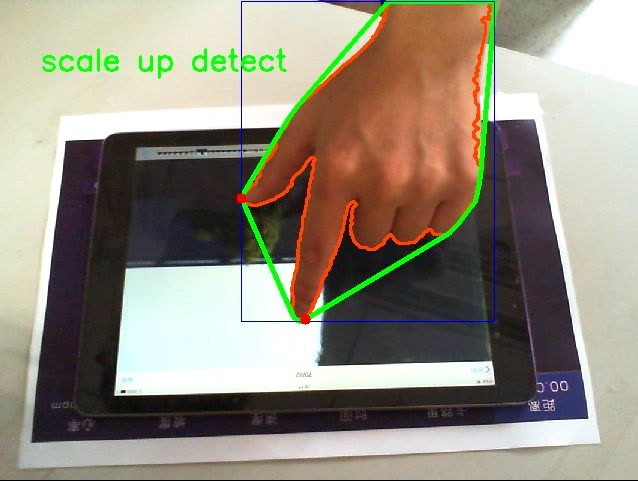
//> input picture img/1.jpg, 638 x 481 px, given in place of the camera
$ ./hand_detect   (built with g++ and OpenCV 4)
//> lines starting //> are read from the running program, lines starting //| are printed output that depends on the picture; after the words box and inside, x2 and y2 are one past the last pixel; in counts of white or black regions, pixels touching at a corner belong together
#include <iostream>
#include <opencv2/core/core.hpp>
#include <opencv2/highgui/highgui.hpp>
#include <opencv2/imgproc/imgproc.hpp>
#include "opencv2/opencv.hpp"
#include <string>
#include <vector>


using namespace cv;
using namespace std;

//放大的时候开始要慢慢的，单击的时候尽量按久些，双击的时候尽量按快些

//全局变量
cv::Rect tar_box(-1,-1,-1,-1);//标志为空的Rect


//1号摄像头里的按钮个数及各按钮所在区域的坐标
int BUTTON_NUMBER=3;

//cv::Rect rightview_click_area[12]={cv::Rect(158,317,38,23),cv::Rect(275,323,40,23),cv::Rect(270,346,46,22),cv::Rect(268,368,46,25),cv::Rect(235,323,40,23)
//        ,cv::Rect(229,346,41,22),cv::Rect(224,368,42,25),cv::Rect(196,320,39,22),cv::Rect(187,343,41,22),
//                                   cv::Rect(180,365,43,25),cv::Rect(142,340,44,23),cv::Rect(133,363,46,25)};


//cv::Rect rightview_click_area[1]={cv::Rect(126,252,97,61)};
cv::Rect rightview_click_area[3]={cv::Rect(464,213,41,31), cv::Rect(390,288,51,34), cv::Rect(375,171,45,36)};

//1号摄像头里的全屏幕坐标区域
Rect screen1_area = cv::Rect(37,52,568,406);


//0号摄像头里的滑动坐标区域
Rect centerview_scale_area = cv::Rect(114,141,387,242);


//右指的指尖坐标序列
vector<cv::Point> rightview_finger_series;

//缩放判断所需全局变量
int no_scale_count=0;
vector<int> scale_dis;
bool judge_scale=false;
int judge_scale_later = 0;
int scale_dis_most = 0,scale_dis_least = 10000;
bool judge_scale_up = false,judge_scale_down = false;

//根据0摄像头判断是否是单指
bool single_finger = true;

//显示结果用
int show_result = 0,show_resultc = 0 ,show_resultd=0;


//单双击指尖在不在按钮坐标区域内
// [421 lines left out: functions is_tip_in_box, get_sto_tim, get_but_pos, diff_click, is_tar_box_null, JudgeScale, not called in this run]


//计算最大轮廓
int max_contour(vector<vector<cv::Point> > contours)
{
    int largestContour = 0;
    for (int i = 1; i < contours.size(); i++)
    {
        if (cv::contourArea(contours[i]) > cv::contourArea(contours[largestContour]))
            largestContour = i;
    }
    return largestContour;
}


//求指头与指头间的夹角
// [36 lines left out: function innerAngle, not called in this run]


//主函数
int main()
{
    cv::VideoCapture cap(0);
    cv::VideoCapture cap1(1);

    //写入视频用
    Size size = Size(cap.get(CV_CAP_PROP_FRAME_WIDTH), cap.get(CV_CAP_PROP_FRAME_HEIGHT));
    VideoWriter writer;
    writer.open("/home/jxhu/ClionProjects/hand_gesture_detect/out.avi", CV_FOURCC('M', 'J', 'P', 'G'), 20, size, true);


    const char* windowName = "Front Video Detect";
    const char* windowName1 = "Right Video Detect";
    cv::namedWindow(windowName);
    cv::namedWindow(windowName1);
//    cv::setMouseCallback(windowName, CallbackFunc, NULL);
//    cv::setMouseCallback(windowName1, CallbackFunc1, NULL);

    int minH = 0, maxH = 20, minS = 100, maxS = 190, minV = 60, maxV = 230;
    int minH1 = 0, maxH1 = 20, minS1 = 60, maxS1 = 190, minV1 = 60, maxV1 = 240;
    cv::Mat frame;
    int counts = 0;
    cv::Mat frame1;
    int counts1 = 0;

    int inAngleMin = 200, inAngleMax = 300, angleMin = 180, angleMax = 359, lengthMin = 10, lengthMax = 80;
    cv::createTrackbar("Min H", windowName, &minH, 180);
//> slider 'Min H' is set to 36
    cv::createTrackbar("Max H", windowName, &maxH, 180);
    cv::createTrackbar("Min S", windowName, &minS, 255);
    cv::createTrackbar("Max S", windowName, &maxS, 255);
    cv::createTrackbar("Min V", windowName, &minV, 255);
    cv::createTrackbar("Max V", windowName, &maxV, 255);

    cv::createTrackbar("Min H", windowName1, &minH1, 180);
//> slider 'Min H' is set to 36
    cv::createTrackbar("Max H", windowName1, &maxH1, 180);
    cv::createTrackbar("Min S", windowName1, &minS1, 255);
    cv::createTrackbar("Max S", windowName1, &maxS1, 255);
    cv::createTrackbar("Min V", windowName1, &minV1, 255);
    cv::createTrackbar("Max V", windowName1, &maxV1, 255);


    bool is_draft = false;

    bool capture = false;//等于true的时候开始检测，也即按c键

    while (1)
    {

        cap >> frame;
//> frame is the input picture: 481 rows x 638 cols, CV_8UC3; mean B, G, R 127.3, 141.6, 148.2
        cap1 >> frame1;
        cv::Mat hsv;
        cv::Mat hsv1;

        cv::Mat frame_ ;
        cv::Mat frame1_ ;
        frame.copyTo(frame_);
        frame1.copyTo(frame1_);

        single_finger=true;
        is_draft = false;

        int interrupt = cv::waitKey(10);
//> the key 'c' is pressed
        //按q键，退出程序
        if (interrupt == 'q') {
            break;
        }//按c键，开始检测
        else if (interrupt == 'c') {
            capture = true;
        }

        if (capture) {

            cv::cvtColor(frame, hsv, CV_BGR2HSV);
//> hsv: 481 rows x 638 cols, CV_8UC3; mean H, S, V 54.7, 61.7, 156.2
            cv::cvtColor(frame1, hsv1, CV_BGR2HSV);
            cv::inRange(hsv, cv::Scalar(minH, minS, minV), cv::Scalar(maxH, maxS, maxV), hsv);
//> hsv: 481 rows x 638 cols, CV_8UC1; every value is 0
            cv::inRange(hsv1, cv::Scalar(minH1, minS1, minV1), cv::Scalar(maxH1, maxS1, maxV1), hsv1);


            // [6 lines of commented-out code are left out]

            Mat blur;
            cv::GaussianBlur(hsv, blur, Size(0, 0), 3);
            cv::addWeighted(hsv, 1.5, blur, -0.5, 0, hsv);
            cv::morphologyEx(hsv, hsv, cv::MORPH_OPEN, cv::getStructuringElement(cv::MORPH_ELLIPSE, Size(3, 3)));
            cv::morphologyEx(hsv, hsv, cv::MORPH_CLOSE, cv::getStructuringElement(cv::MORPH_ELLIPSE, Size(3, 3)));


            Mat blur1;
            cv::GaussianBlur(hsv1, blur1, Size(0, 0), 3);
            cv::addWeighted(hsv1, 1.5, blur1, -0.5, 0, hsv1);
            cv::morphologyEx(hsv1, hsv1, cv::MORPH_OPEN, cv::getStructuringElement(cv::MORPH_ELLIPSE, Size(3, 3)));
            cv::morphologyEx(hsv1, hsv1, cv::MORPH_CLOSE, cv::getStructuringElement(cv::MORPH_ELLIPSE, Size(3, 3)));

//*********************************要删掉的，只是显示用
            // cv::imshow("hsv", hsv);
            // cv::imshow("hsv1", hsv1);


            // 查找hsv中的轮廓
            std::vector<std::vector<cv::Point> > contours;
            std::vector<cv::Vec4i> hierarchy;
            cv::findContours(hsv, contours, hierarchy, CV_RETR_EXTERNAL, CV_CHAIN_APPROX_SIMPLE, cv::Point(0, 0));
//> contours = 0 contours

            std::vector<std::vector<cv::Point> > contours1;
            std::vector<cv::Vec4i> hierarchy1;
            cv::findContours(hsv1, contours1, hierarchy1, CV_RETR_EXTERNAL, CV_CHAIN_APPROX_SIMPLE, cv::Point(0, 0));
//> contours1 = 0 contours


            int largestContour = max_contour(contours);
//> after the loop in max_contour, `for (int i = 1; i < contours.size(); i++)`: largestContour = 0
//> largestContour = 0

            for (int i=0;i<BUTTON_NUMBER;i++)
            {
                cv::rectangle(frame1, rightview_click_area[i], cv::Scalar(255, 0, 0));
            }
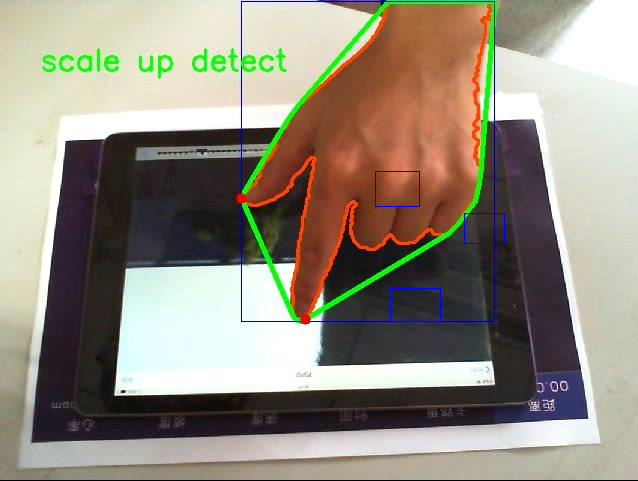
//> frame1: 481 rows x 638 cols, CV_8UC3; 0.15% of pixels changed, all inside (x1, y1, x2, y2) = (375, 171, 505, 322)
//> the 'q' key is pressed


            if (contours.size()>0 && cv::contourArea(contours[largestContour]) > 10) {
                cv::drawContours(frame, contours, largestContour, cv::Scalar(0, 69, 255), 2);

                // Convex hull
                if (!contours.empty()) {
                    std::vector<std::vector<cv::Point> > hull(1);
                    cv::convexHull(cv::Mat(contours[largestContour]), hull[0], false);
                    cv::drawContours(frame, hull, 0, cv::Scalar(0, 255, 0), 3);
                    if (hull[0].size() > 2) {
                        std::vector<int> hullIndexes;
                        cv::convexHull(cv::Mat(contours[largestContour]), hullIndexes, true);
                        std::vector<cv::Vec4i> convexityDefects;
                        cv::convexityDefects(cv::Mat(contours[largestContour]), hullIndexes, convexityDefects);
                        cv::Rect boundingBox = cv::boundingRect(hull[0]);
                        cv::rectangle(frame, boundingBox, cv::Scalar(255, 0, 0));
                        cv::Point center = cv::Point(boundingBox.x + boundingBox.width / 2,
                                                     boundingBox.y + boundingBox.height / 2);
                        std::vector<cv::Point> validPoints;
                        for (size_t i = 0; i < convexityDefects.size(); i++) {
                            cv::Point p1 = contours[largestContour][convexityDefects[i][0]];
                            cv::Point p2 = contours[largestContour][convexityDefects[i][1]];
                            cv::Point p3 = contours[largestContour][convexityDefects[i][2]];
                            double angle = std::atan2(center.y - p1.y, center.x - p1.x) * 180 / CV_PI;
                            double inAngle = innerAngle(p1.x, p1.y, p2.x, p2.y, p3.x, p3.y);
                            double lengthss = std::sqrt(std::pow(p1.x - p3.x, 2) + std::pow(p1.y - p3.y, 2));
                            if (inAngle > inAngleMin - 180 && inAngle < inAngleMax - 180 &&
                                lengthss < lengthMax / 100.0 * boundingBox.height && lengthss > 15 &&
                                p1.x != boundingBox.x + boundingBox.width
                                && p1.y - boundingBox.y > 0.2 * boundingBox.height) {
                                validPoints.push_back(p1);
                            }
                        }

                        for (size_t i = 0; i < validPoints.size(); i++)
                            cv::circle(frame, validPoints[i], 5, cv::Scalar(0, 0, 255), -1);

                        if (validPoints.size()>1)
                            single_finger=false;


                        if (validPoints.size() >= 2 && centerview_scale_area.x <= validPoints[0].x &&
                            validPoints[0].x <= centerview_scale_area.x + centerview_scale_area.width &&
                            centerview_scale_area.x <= validPoints[1].x &&
                            validPoints[1].x <= centerview_scale_area.x + centerview_scale_area.width &&
                            centerview_scale_area.y <= validPoints[0].y &&
                            validPoints[0].y <= centerview_scale_area.y + centerview_scale_area.height &&
                            centerview_scale_area.y <= validPoints[1].y &&
                            validPoints[1].y <= centerview_scale_area.y + centerview_scale_area.height &&
                            validPoints[0].x==boundingBox.x)
                        {
                            //判断双指缩放
                            JudgeScale(validPoints[0], validPoints[1]);
                        }

                    }
                }

                int largestContour1 = max_contour(contours1);


                //1号摄像头识别
                if (!contours1.empty() && cv::contourArea(contours1[largestContour1]) > 10) {

                    cv::drawContours(frame1, contours1, largestContour1, cv::Scalar(0, 69, 255), 2);

                    std::vector<std::vector<cv::Point> > hull1(1);
                    cv::convexHull(cv::Mat(contours1[largestContour1]), hull1[0], false);
                    cv::drawContours(frame1, hull1, 0, cv::Scalar(0, 255, 0), 3);
                    if (hull1[0].size() > 2) {
                        std::vector<int> hullIndexes1;
                        cv::convexHull(cv::Mat(contours1[largestContour1]), hullIndexes1, true);
                        std::vector<cv::Vec4i> convexityDefects1;
                        cv::convexityDefects(cv::Mat(contours1[largestContour1]), hullIndexes1, convexityDefects1);
                        cv::Rect boundingBox1 = cv::boundingRect(hull1[0]);
                        cv::rectangle(frame1, boundingBox1, cv::Scalar(255, 0, 0));
                        cv::Point center1 = cv::Point(boundingBox1.x + boundingBox1.width / 2,
                                                      boundingBox1.y + boundingBox1.height / 2);

                        //保存单双击用的指头的1号屏幕坐标
                        cv::Point rightview_finger = cv::Point(0, 0);

                        for (size_t i = 0; i < convexityDefects1.size(); i++) {
                            cv::Point p1 = contours1[largestContour1][convexityDefects1[i][0]];
                            cv::Point p2 = contours1[largestContour1][convexityDefects1[i][1]];
                            cv::Point p3 = contours1[largestContour1][convexityDefects1[i][2]];
                            double angle = std::atan2(center1.y - p1.y, center1.x - p1.x) * 180 / CV_PI;
                            double inAngle = innerAngle(p1.x, p1.y, p2.x, p2.y, p3.x, p3.y);
                            double lengths = std::sqrt(std::pow(p1.x - p3.x, 2) + std::pow(p1.y - p3.y, 2));

                            if (p1.y > rightview_finger.y) {
                                rightview_finger.x = (int) p1.x;
                                rightview_finger.y = (int) p1.y;
                            }

                        }


                        //如果单双击用的指头的1号屏幕坐标 在 1号屏幕坐标内 显示指尖并检测单双击手势
                        if (screen1_area.x < rightview_finger.x &&
                            rightview_finger.x < screen1_area.x + screen1_area.width &&
                            screen1_area.y < rightview_finger.y &&
                            rightview_finger.y < screen1_area.y + screen1_area.height)
                        {

                            cv::circle(frame1, rightview_finger, 5, cv::Scalar(0, 0, 255), -1);

                            rightview_finger_series.push_back( cv::Point(rightview_finger.x, rightview_finger.y) );
// [79 lines of commented-out code are left out]


                            if (single_finger)
                            {
                                // [42 lines of commented-out code are left out]
                                if(is_tar_box_null(tar_box))
                                {

                                    tar_box = get_but_pos(rightview_finger_series, rightview_click_area);

                                    if (!is_tar_box_null(tar_box))
                                    {

                                        if (rightview_finger_series.size() > 6)
                                        {
                                            auto it = rightview_finger_series.begin();

                                            while (it!=rightview_finger_series.end()-5)
                                            {
                                                it=rightview_finger_series.erase(it);
                                            }

                                        }
                                    }
                                }

                                if ((rightview_finger_series.size()>=15)&&(!is_tar_box_null(tar_box)))
                                {
                                    int click_result=diff_click(rightview_finger_series);

                                    if(click_result==0)
                                    {
                                        std::cout<<"single click"<<endl;
                                        show_resultc = 1;


                                        tar_box =cv::Rect(-1,-1,-1,-1);
                                        rightview_finger_series.clear();
                                    }
                                    if (click_result == 1)
                                    {
                                        std::cout<<"double click"<<endl;
                                        show_resultc=-1;
                                        rightview_finger_series.clear();
                                        tar_box =cv::Rect(-1,-1,-1,-1);
                                    }

                                    if (click_result==-1 && rightview_finger_series.size()>30)
                                    {
                                        rightview_finger_series.clear();
                                        tar_box =cv::Rect(-1,-1,-1,-1);
                                    }

                                }

                            }
                            else
                            {
                                rightview_finger_series.clear();
                                tar_box =cv::Rect(-1,-1,-1,-1);
                            }

                        }

                        else
                        {
                            rightview_finger_series.clear();
                            tar_box =cv::Rect(-1,-1,-1,-1);
                        }
                    }
                }

            }

            // 显示是否是拖拽
            if(show_resultd>0)
            {
                cv::putText(frame, "draft detect", cv::Point(40, 70), cv::FONT_HERSHEY_SIMPLEX, 1,
                            cv::Scalar(0, 255, 0), 2);
                cv::putText(frame1, "draft detect", cv::Point(40, 70), cv::FONT_HERSHEY_SIMPLEX, 1,
                            cv::Scalar(0, 255, 0), 2);
                show_resultd += 1;
            }

            if(show_resultd>25)
                show_resultd=0;


            //显示是否是缩放
            if (show_result > 0) {
                cv::putText(frame, "scale up detect", cv::Point(40, 70), cv::FONT_HERSHEY_SIMPLEX, 1,
                            cv::Scalar(0, 255, 0), 2);
                cv::putText(frame1, "scale up detect", cv::Point(40, 70), cv::FONT_HERSHEY_SIMPLEX, 1,
                            cv::Scalar(0, 255, 0), 2);
                show_result += 1;
            }
            if (show_result < 0) {
                cv::putText(frame, "scale down detect", cv::Point(40, 70), cv::FONT_HERSHEY_SIMPLEX, 1,
                            cv::Scalar(0, 255, 0), 2);
                cv::putText(frame1, "scale down detect", cv::Point(40, 70), cv::FONT_HERSHEY_SIMPLEX, 1,
                            cv::Scalar(0, 255, 0), 2);
                show_result -= 1;
            }
            if (show_result > 25 || show_result < -25)
                show_result = 0;


            //显示是否单双击
            if (show_resultc > 0) {
                cv::putText(frame, "single click detect", cv::Point(40, 70), cv::FONT_HERSHEY_SIMPLEX, 1,
                            cv::Scalar(0, 255, 0), 2);
                cv::putText(frame1, "single click detect", cv::Point(40, 70), cv::FONT_HERSHEY_SIMPLEX, 1,
                            cv::Scalar(0, 255, 0), 2);
                show_resultc += 1;
            }
            if (show_resultc < 0) {
                cv::putText(frame, "double clicks detect", cv::Point(40, 70), cv::FONT_HERSHEY_SIMPLEX, 1,
                            cv::Scalar(0, 255, 0), 2);
                cv::putText(frame1, "double clicks detect", cv::Point(40, 70), cv::FONT_HERSHEY_SIMPLEX, 1,
                            cv::Scalar(0, 255, 0), 2);
                show_resultc -= 1;
            }
            if (show_resultc > 25 || show_resultc < -25)
                show_resultc = 0;

            writer.write(frame);

        }

        cv::imshow(windowName, frame);
        cv::imshow(windowName1, frame1);


    }
//> after the loop, rightview_click_area = 3 Rects (x, y, width, height): [464, 213, 41, 31], [390, 288, 51, 34], [375, 171, 45, 36]

    cap.release();
    cap1.release();
    cv::destroyAllWindows();
    return 0;
}

$ run again, on img/2.jpg
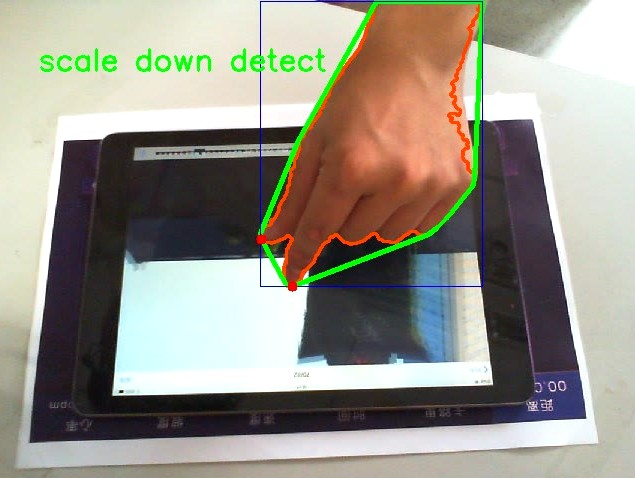
//> input picture img/2.jpg, 635 x 478 px, given in place of the camera
//> frame is the input picture: 478 rows x 635 cols, CV_8UC3; mean B, G, R 138.4, 149.5, 152.9
//> contours = 0 contours
//> after the loop in max_contour, `for (int i = 1; i < contours.size(); i++)`: largestContour = 0
//> after the loop `for (int i=0;i<BUTTON_NUMBER;i++)`:
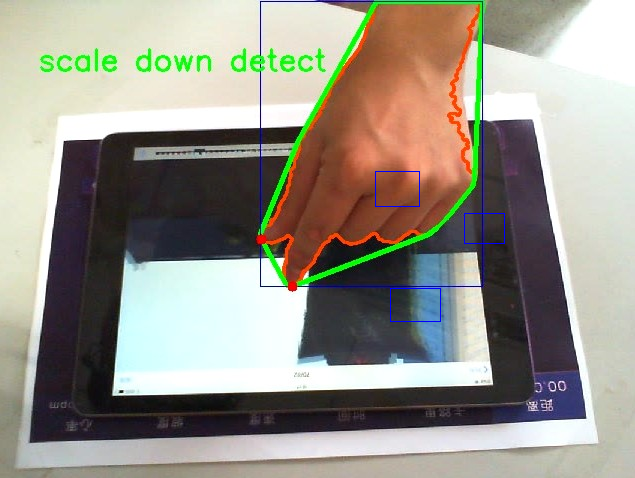
//> frame1: 478 rows x 635 cols, CV_8UC3; 0.15% of pixels changed, all inside (x1, y1, x2, y2) = (375, 171, 505, 322)
//> after the loop `while (1)`: rightview_click_area = 3 Rects (x, y, width, height): [464, 213, 41, 31], [390, 288, 51, 34], [375, 171, 45, 36]

$ run again, on img/3.jpg
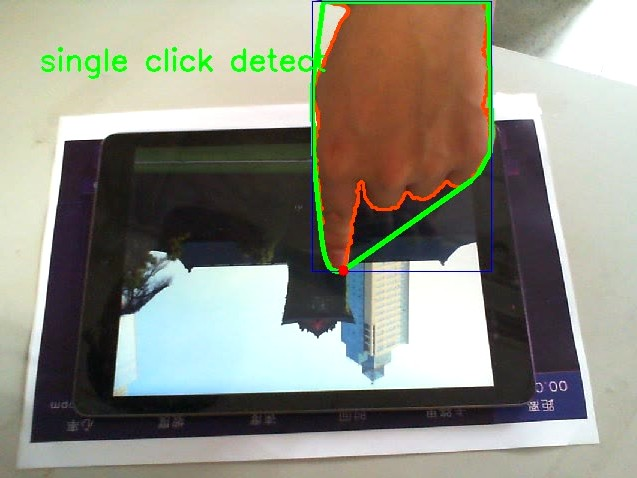
//> input picture img/3.jpg, 637 x 478 px, given in place of the camera
//> frame is the input picture: 478 rows x 637 cols, CV_8UC3; mean B, G, R 130.7, 142.9, 143.2
//> contours = 0 contours
//> after the loop in max_contour, `for (int i = 1; i < contours.size(); i++)`: largestContour = 0
//> after the loop `for (int i=0;i<BUTTON_NUMBER;i++)`:
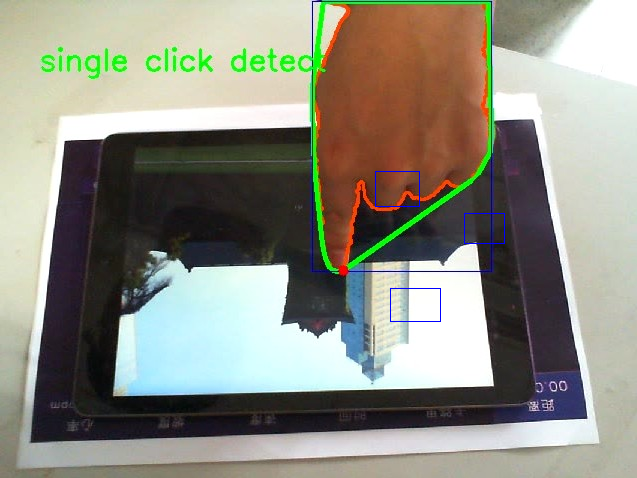
//> frame1: 478 rows x 637 cols, CV_8UC3; 0.15% of pixels changed, all inside (x1, y1, x2, y2) = (375, 171, 505, 322)
//> after the loop `while (1)`: rightview_click_area = 3 Rects (x, y, width, height): [464, 213, 41, 31], [390, 288, 51, 34], [375, 171, 45, 36]
